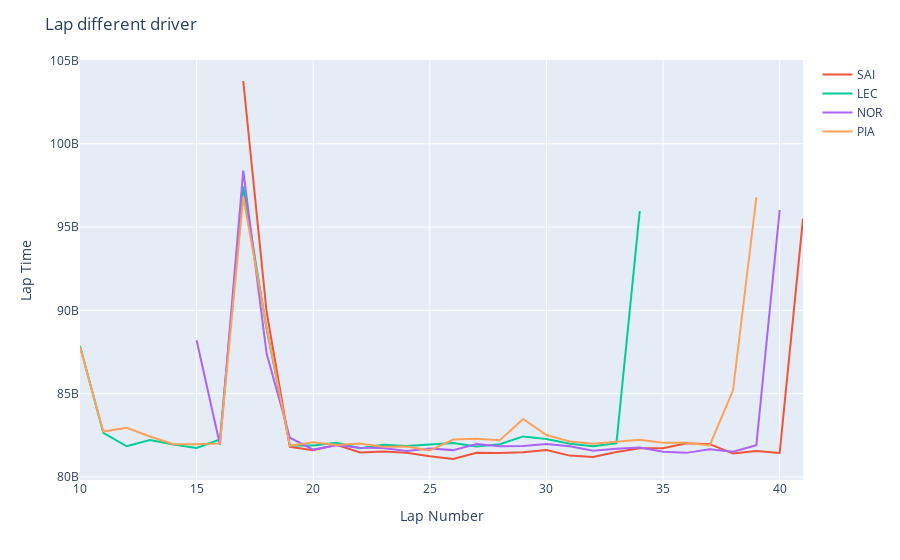

Notebook source saved alongside this figure:
### Code cell
import plotly.express as px

# Plot con Plotly Express
fig = px.line()
min_mean_columns = column_means.nsmallest(4).index
# Aggiungere tracciati al grafico
for driver in min_mean_columns:
    fig.add_scatter(x=race.laps[race.laps.Driver == driver][race.laps.Stint == 2]['LapNumber'], y=race.laps[race.laps.Driver == driver][race.laps.Stint == 2]['LapTime'], mode='lines', name=driver)

# Aggiungere titolo e label agli assi
fig.update_layout(title='Lap different driver', xaxis_title='Lap Number', yaxis_title='Lap Time')

# Mostrare il grafico
fig.show()
